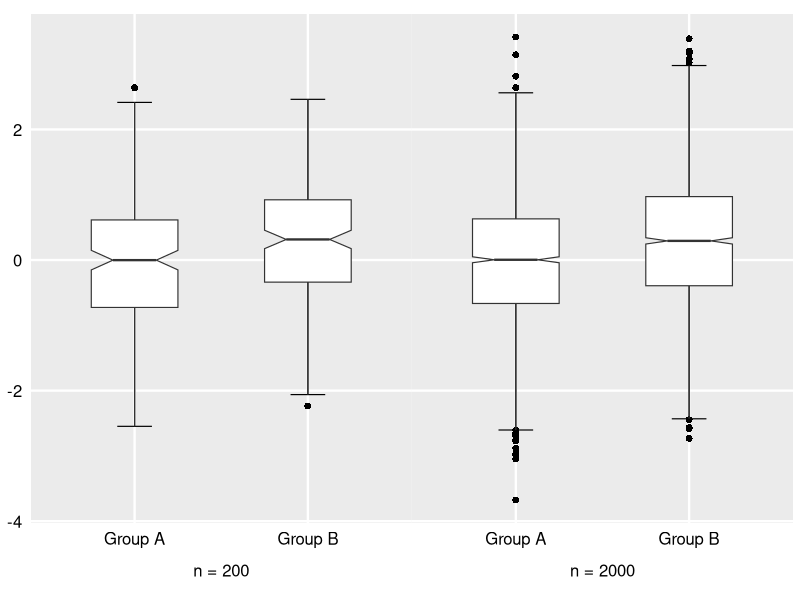
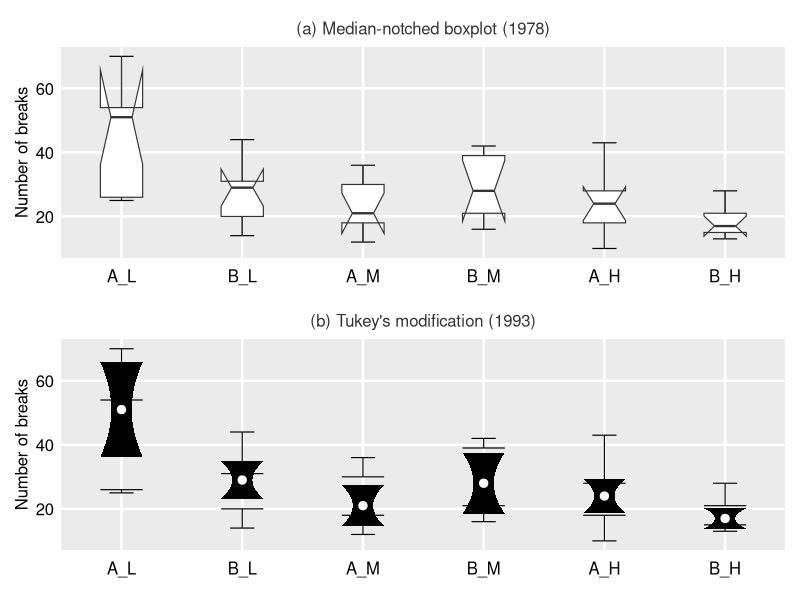
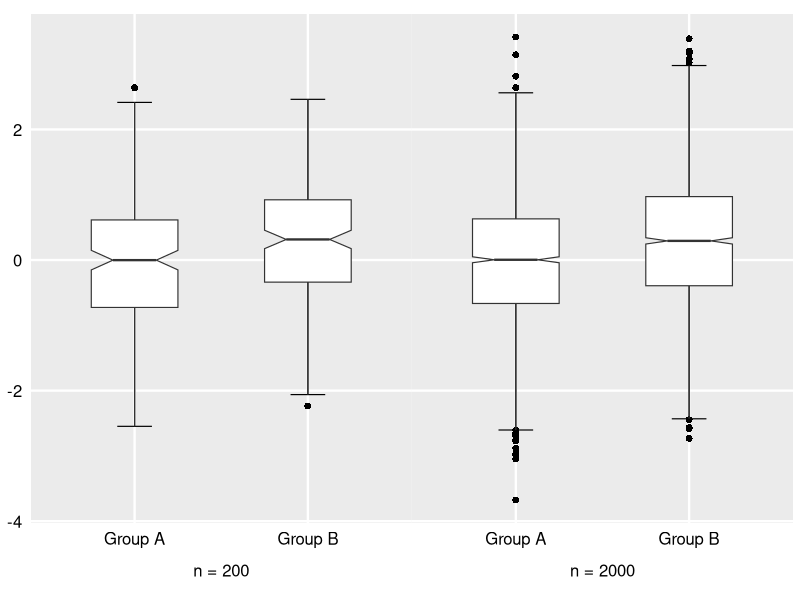
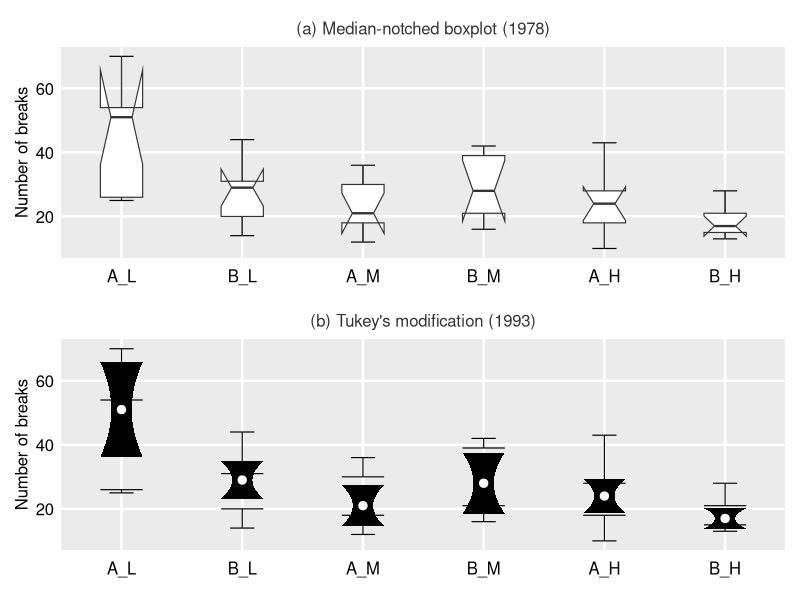

The R script that drew these images, in order:
library(ggplot2)
library(dplyr)

set.seed(2026) 

# Define a function to generate data with a subtle mean shift
generate_data <- function(n) {
  # Group A: Standard normal distribution as the baseline
  group_a <- rnorm(n, mean = 0, sd = 1)
  
  # Group B: Normal distribution with a slight mean shift of +0.3
  group_b <- rnorm(n, mean = 0.3, sd = 1)
  
  data.frame(
    Size_Num = n,
    Group = rep(c("Group A", "Group B"), each = n),
    Value = c(group_a, group_b)
  )
}

# Generate data for two different sample sizes
df_plot <- bind_rows(
  generate_data(200),  
  generate_data(2000)   
)

# Create and format factor levels for faceting based on sample size
df_plot$N_Label <- factor(df_plot$Size_Num, 
                          levels = c(200, 2000),
                          labels = c("n = 200", "n = 2000"))

# ==========================================
# Define a custom global theme 
# ==========================================
jcgs_theme <- theme_minimal(base_size = 14) + 
  theme(
    panel.background = element_rect(fill = "grey92", color = NA),
    panel.grid.major = element_line(color = "white", linewidth = 0.8),
    panel.grid.minor = element_blank(),
    axis.line = element_blank(),
    axis.text.y = element_text(color = "black", size = 12),
    axis.text.x = element_text(color = "black", size = 12), 
    plot.title = element_text(size = 12, hjust = 0.5, color = "grey20"),
    plot.margin = margin(10, 5, 10, 5),
    axis.text = element_text(color = "black"),
    legend.position = "none",
    strip.placement = "outside",           
    strip.background = element_blank(),    
    strip.text = element_text(size = 12, color = "black"),
    panel.spacing = unit(0, "lines")       
  )

# ==========================================
# Generate the Boxplot
# ==========================================
p_evolution <- ggplot(df_plot, aes(x = Group, y = Value)) + 
  stat_boxplot(geom = "errorbar", width = 0.2, color = "black", linewidth = 0.4) +
  geom_boxplot(notch = TRUE, 
               fill = "white",            
               outlier.colour = "black", 
               outlier.shape = 16, 
               outlier.size = 2,
               width = 0.5, linewidth = 0.4,
               alpha = 1) +
  facet_wrap(~ N_Label, strip.position = "bottom") +
  labs(title = NULL, x = NULL, y = NULL) +
  jcgs_theme 

# Print the plot
print(p_evolution)

# Save the final plot to a PDF file
ggsave("Limit3.pdf", p_evolution, width = 8.2, height = 7, device = "pdf")


#======The Median-notched Boxplot (1978) and Tukey's modification (1993) =======
library(ggplot2)
library(dplyr)
library(patchwork)

# ---------------------------------------------------------
# 1. DATA PREPARATION (All 6 Warpbreaks Groups)
# ---------------------------------------------------------
data(warpbreaks)

# Combine wool and tension to create A-L, A-M, etc.
warpbreaks$Group <- paste(warpbreaks$wool, warpbreaks$tension, sep = "_")

# Define the 6 target levels
group_levels <- c("A_L", "B_L", "A_M", "B_M", "A_H", "B_H")

warpbreaks$Group <- factor(warpbreaks$Group, levels = group_levels)

# Use the full dataset
plot_data <- warpbreaks

jcgs_theme <- theme_minimal(base_size = 12) + 
  theme(
    panel.background = element_rect(fill = "grey92", color = NA),
    panel.grid.major = element_line(color = "white", linewidth = 0.8),
    panel.grid.minor = element_blank(),
    axis.line = element_blank(),
    axis.text.y = element_text(color = "black", size = 12),
    axis.text.x = element_text(color = "black", size = 12, margin = margin(t = 5)), 
    axis.title.x = element_blank(), 
    plot.title = element_text(size = 12,  hjust = 0.5, color = "grey20"),
    plot.margin = margin(10, 5, 10, 5)
  )

# =====================================================================
# Panel (a): The 1978 Original Notched Boxplot
# =====================================================================
p_1978 <- ggplot(plot_data, aes(x = as.numeric(Group), y = breaks, group = Group)) +
  stat_boxplot(geom = "errorbar", width = 0.2, linewidth = 0.4) +
  geom_boxplot(
    notch = TRUE, 
    fill = "white", 
    width = 0.35, 
    linewidth = 0.4,
    outlier.size = 2
  ) +
  scale_x_continuous(
    breaks = 1:length(group_levels),
    labels = group_levels,
    limits = c(0.5, length(group_levels) + 0.5), # Expanded limits for 6 groups
    expand = c(0, 0)
  ) +
  coord_cartesian(clip = "off") +
  labs(
    title = "(a) Median-notched boxplot (1978)", 
    y = "Number of breaks"
  ) +
  jcgs_theme

# =====================================================================
# Panel (b): The 1993 Tukey Diaglypt (Thicker Waist)
# =====================================================================
stats <- plot_data %>%
  group_by(Group) %>%
  summarise(
    y0 = min(boxplot.stats(breaks)$stats),      
    y25 = quantile(breaks, 0.25),               
    y50 = median(breaks),                       
    y75 = quantile(breaks, 0.75),               
    y100 = max(boxplot.stats(breaks)$stats),    
    iqr = IQR(breaks),
    n = n(),
    ci_low = y50 - 1.58 * iqr / sqrt(n),       
    ci_high = y50 + 1.58 * iqr / sqrt(n),
    .groups = 'drop'
  )

outliers <- plot_data %>%
  group_by(Group) %>%
  filter(breaks < min(boxplot.stats(breaks)$stats) | breaks > max(boxplot.stats(breaks)$stats)) %>%
  ungroup()

poly_data <- data.frame()

actual_hinge_w <- 0.175    
p_w <- 0.085               
fence_w <- 0.10            

# The math remains identical to preserve the flawless pi/4 smooth curve
w <- p_w + (actual_hinge_w - p_w) / (1 - cos(pi / 4))

for(i in 1:nrow(stats)) {
  row <- stats[i,]
  x_center <- i
  
  y_vals <- seq(row$ci_low, row$ci_high, length.out = 100)
  h_diff <- max(row$ci_high - row$y50, 1e-6) 
  
  angles <- (abs(y_vals - row$y50) / h_diff) * (pi / 4)
  x_offsets <- p_w + (w - p_w) * (1 - cos(angles))
  
  poly <- data.frame(
    Group = row$Group,
    x = c(x_center - rev(x_offsets), x_center + x_offsets),
    y = c(rev(y_vals), y_vals)
  )
  poly_data <- rbind(poly_data, poly)
}

p_1993 <- ggplot() +
  geom_segment(data = stats, aes(x=as.numeric(as.factor(Group)), xend=as.numeric(as.factor(Group)), 
                                 y=pmax(y75, ci_high), yend=y100), linewidth=0.4) +
  geom_segment(data = stats, aes(x=as.numeric(as.factor(Group)), xend=as.numeric(as.factor(Group)), 
                                 y=pmin(y25, ci_low), yend=y0), linewidth=0.4) +
  
  geom_segment(data = stats, aes(x=as.numeric(as.factor(Group)) - actual_hinge_w, xend=as.numeric(as.factor(Group)) + actual_hinge_w, 
                                 y=y75, yend=y75), linewidth=0.4) +
  geom_segment(data = stats, aes(x=as.numeric(as.factor(Group)) - actual_hinge_w, xend=as.numeric(as.factor(Group)) + actual_hinge_w, 
                                 y=y25, yend=y25), linewidth=0.4) +
  
  geom_segment(data = stats, aes(x=as.numeric(as.factor(Group)) - fence_w, xend=as.numeric(as.factor(Group)) + fence_w, 
                                 y=y100, yend=y100), linewidth=0.4) +
  geom_segment(data = stats, aes(x=as.numeric(as.factor(Group)) - fence_w, xend=as.numeric(as.factor(Group)) + fence_w, 
                                 y=y0, yend=y0), linewidth=0.4) +
  
  geom_polygon(data = poly_data, aes(x=x, y=y, group=Group), fill="black") +
  
  geom_point(data = stats, aes(x=as.numeric(as.factor(Group)), y=y50), color="white", size=2.5) +
  
  geom_point(data = outliers, aes(x=as.numeric(as.factor(Group)), y=breaks), shape=1, size=2) +
  
  scale_x_continuous(
    breaks = 1:length(group_levels), 
    labels = group_levels, 
    limits = c(0.5, length(group_levels) + 0.5), 
    expand = c(0, 0)
  ) +
  labs(
    title = "(b) Tukey's modification (1993)",
    y = "Number of breaks" 
  ) +
  jcgs_theme

# =====================================================================
# Assemble and Display the Stacked Grid
# =====================================================================
final_plot <- (p_1978 / p_1993) + 
  plot_layout(heights = c(1, 1))
print(final_plot)
ggsave("classic_notch_1.pdf", final_plot, width = 8.2, height = 10, device = "pdf")
